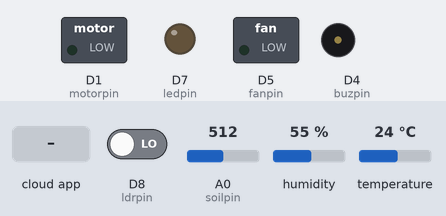
Bench run of a sketch on a simulated ESP8266 (NodeMCU). Shown: switched loads named in the sketch (green lamp = pin HIGH), output pins drawn as LEDs (lit = HIGH), buzzer (waves = sounding, pin HIGH). The test bench sets the inputs (shaded band); at power-on: A0 (soilpin) = 512, temperature 24 °C, D8 (ldrpin) LOW, humidity 55 %. WiFi joins after 1.5 s; servers stay silent unless stated; the Firebase database answers and starts empty; what the sketch prints to the serial monitor is not drawn.

Above: at 2.7 s.
2.8 s: A0 (soilpin) set to 891
6.9 s: A0 (soilpin) set to 908
At 11.2 s:
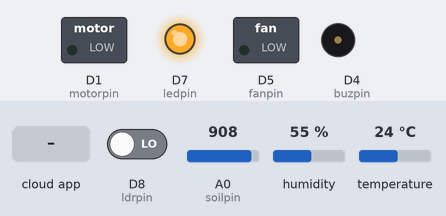
17.2 s: temperature set to 32 °C
24.5 s: temperature set to 35 °C
At 34.6 s:
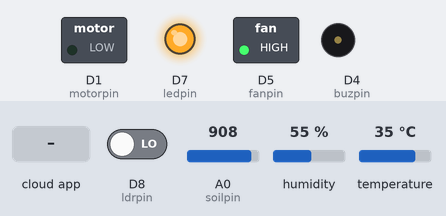
35.0 s: D8 (ldrpin) driven HIGH
At 36.6 s:
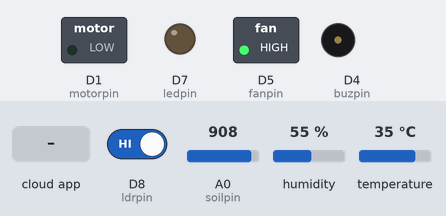
45.5 s: the phone or cloud app sets buz to 1
At 49.2 s:
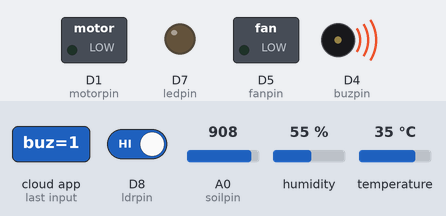
Timing chart, 0 to 57.0 s (numbered marks = the images above; inputs shaded):
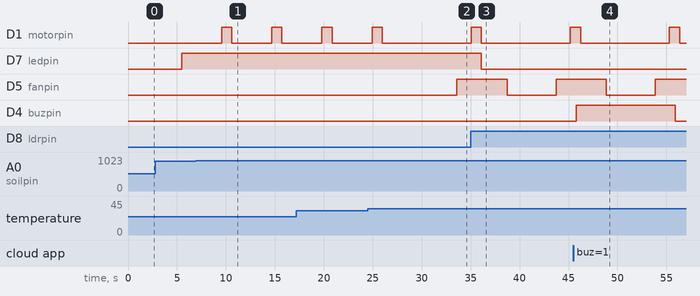

The sketch:

pro1.ino
```cpp
#include <ESP8266WiFi.h>
#include <FirebaseESP8266.h>

#define WIFI_SSID "Svk"
#define WIFI_PASSWORD "gottilla"
#define FIREBASE_HOST "https://greenhouse-eb07a-default-rtdb.firebaseio.com/"
#define FIREBASE_AUTH "JHdyvblws8FCy0X1PMaLAYoCVWkQ9pnTpWJWGqtu"


FirebaseData my_database;
#include "DHT.h"

#define DHTPIN D3
#define DHTTYPE DHT11
DHT dht(DHTPIN, DHTTYPE);
int soilpin = A0;
int ldrpin = D8;
int smokepin = D6;
int motorpin = D1;
int ledpin =D7;
int buzpin =D4;
int fanpin = D5;


void setup() {
  //firebase
    Serial.begin(230400);

  WiFi.begin(WIFI_SSID, WIFI_PASSWORD);
  Serial.print("Connecting to Wi-Fi");
  while (WiFi.status() != WL_CONNECTED)
  {
    Serial.print(".");
    delay(300);
  }
  Serial.println();
  Serial.print("Connected with IP: ");
  Serial.println(WiFi.localIP());
  Serial.println();

  Firebase.begin(FIREBASE_HOST, FIREBASE_AUTH);
  Firebase.reconnectWiFi(true);
  //soil
  pinMode(soilpin,INPUT);


  //LDR
  pinMode(ldrpin,INPUT);


  //smoke
  pinMode(smokepin,INPUT);

  pinMode(motorpin,OUTPUT);
  pinMode(ledpin,OUTPUT);
  pinMode(fanpin,OUTPUT);
  pinMode(buzpin,OUTPUT);


  //DHT
  Serial.println(F("DHTxx test!"));

  dht.begin();

}
void soilsensor()
{
  int soilread=analogRead(soilpin);
  Serial.print("SOIL SENSOR:  ");
  Serial.println(soilread);
    Serial.println("\n");
    Firebase.set(my_database, "soil" ,soilread);
    if(soilread>=900)
    {
       Firebase.set(my_database, "pump" ,"1");
    }
    else
    {
      Firebase.set(my_database, "pump" ,"0");
    }

}
void smokesensor()
{
  int x;
  x=analogRead(smokepin);
  Serial.print("smoke SENSOR:  ");
  Serial.println(x);
  Serial.println("\n");
  Firebase.set(my_database, "smoke" ,x);
  if(x<500)
  {
    Firebase.set(my_database, "buz" ,"1");
  }
  else{
    Firebase.set(my_database, "buz" ,"0");

  }
}
void ldrsensor()
{
   //ldr
 int Y = digitalRead(ldrpin);
 Serial.print("LDR SENSOR:  ");
  Serial.println(Y);
    Serial.println("\n");
  Firebase.set(my_database, "ldr" ,Y);
  if(Y==1)
  {
    Firebase.set(my_database, "led" ,"1");
  }
  else
  {
    Firebase.set(my_database, "led" ,"0");
  }
}


void dhtsensor()
{
   // Wait a few seconds between measurements.
  delay(2000);

  // Reading temperature or humidity takes about 250 milliseconds!
  // Sensor readings may also be up to 2 seconds 'old' (its a very slow sensor)
  float h = dht.readHumidity();
  // Read temperature as Celsius (the default)
  float t = dht.readTemperature();
  // Read temperature as Fahrenheit (isFahrenheit = true)
  //float f = dht.readTemperature(true);

  // Check if any reads failed and exit early (to try again).
  if (isnan(h) || isnan(t)) {
    Serial.println(F("Failed to read from DHT sensor!"));
    return;
  }

  Serial.print(F("Humidity: "));
  Serial.print(h);
  Serial.print(F("%  Temperature: "));
  Serial.print(t);
  Serial.print(F("°C "));
  Serial.println(F("°F"));
    Serial.println("\n");
  Firebase.set(my_database, "temp" ,t);
  Firebase.set(my_database, "humidity" ,h);
  if(t>=34)
  {
    Firebase.set(my_database, "fan" ,"1");
  }
  else
  {
    Firebase.set(my_database, "fan" ,"0");
  }
}
void loop()
{
  digitalWrite(motorpin,LOW);
  {
    dhtsensor();
  }
     Firebase.getString(my_database,"fan");             // (objectname, tag name)
   String F = my_database.stringData();
   Serial.print("fan status");
     Serial.println(F);
  if(F=="1")
  {
     digitalWrite(fanpin,LOW);
     delay(5000);
     digitalWrite(fanpin,HIGH);
  }

  {
    soilsensor();
  }
   Firebase.getString(my_database,"pump");             // (objectname, tag name)
   String P = my_database.stringData();
   Serial.print("pump status");
     Serial.println(P);
  if(P=="1")
  {
     digitalWrite(motorpin,LOW);
     delay(1000);
     digitalWrite(motorpin,HIGH);
     Firebase.set(my_database, "pump" ,"0");
  }

  {

    smokesensor();
  }
  Firebase.getString(my_database,"buz");             // (objectname, tag name)
   String B = my_database.stringData();
   Serial.print("buz status");
     Serial.println(B);
   if(B=="1")
   {
      digitalWrite(buzpin,HIGH);
   }
   else
   {
      digitalWrite(buzpin,LOW);
   }
  {
    ldrsensor();
  }
     Firebase.getString(my_database,"led");             // (objectname, tag name)
     String L = my_database.stringData();
     Serial.print("led status");
     Serial.println(L);

  if(L=="1")
  {
     digitalWrite(ledpin,LOW);
  }
  else
  {
    digitalWrite(ledpin,HIGH);
  }

}
```

Measured:
- the behaviour switches between 899 and 900 on A0 (soilpin) (found by bisection; images 0 and 1)
- the behaviour switches between 33 and 34 °C on temperature (found by bisection; images 1 and 2)
- after the input at 6.9 s, D1 (motorpin): alternates HIGH for 1.1 s and LOW for 4.1 s, starting after 2.7 s
- after the input at 24.5 s, D1 (motorpin): goes on until 26.0 s, then stays LOW; D5 (fanpin): LOW → HIGH after 9.1 s
- after the input at 35.0 s, D7 (ledpin): HIGH → LOW after 1.1 s
- after the input at 45.5 s, D4 (buzpin): LOW → HIGH after 0.28 s, → LOW 10.1 s later
